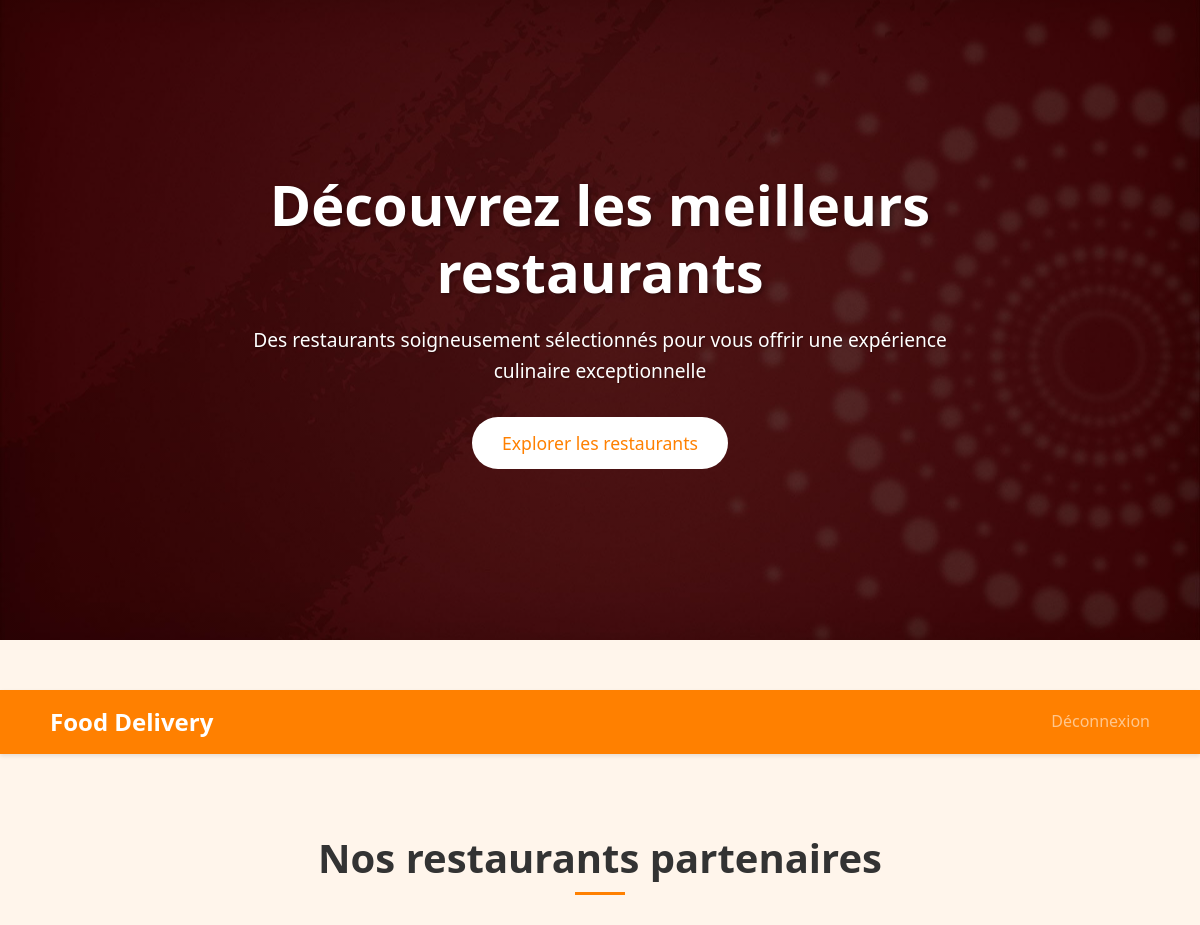
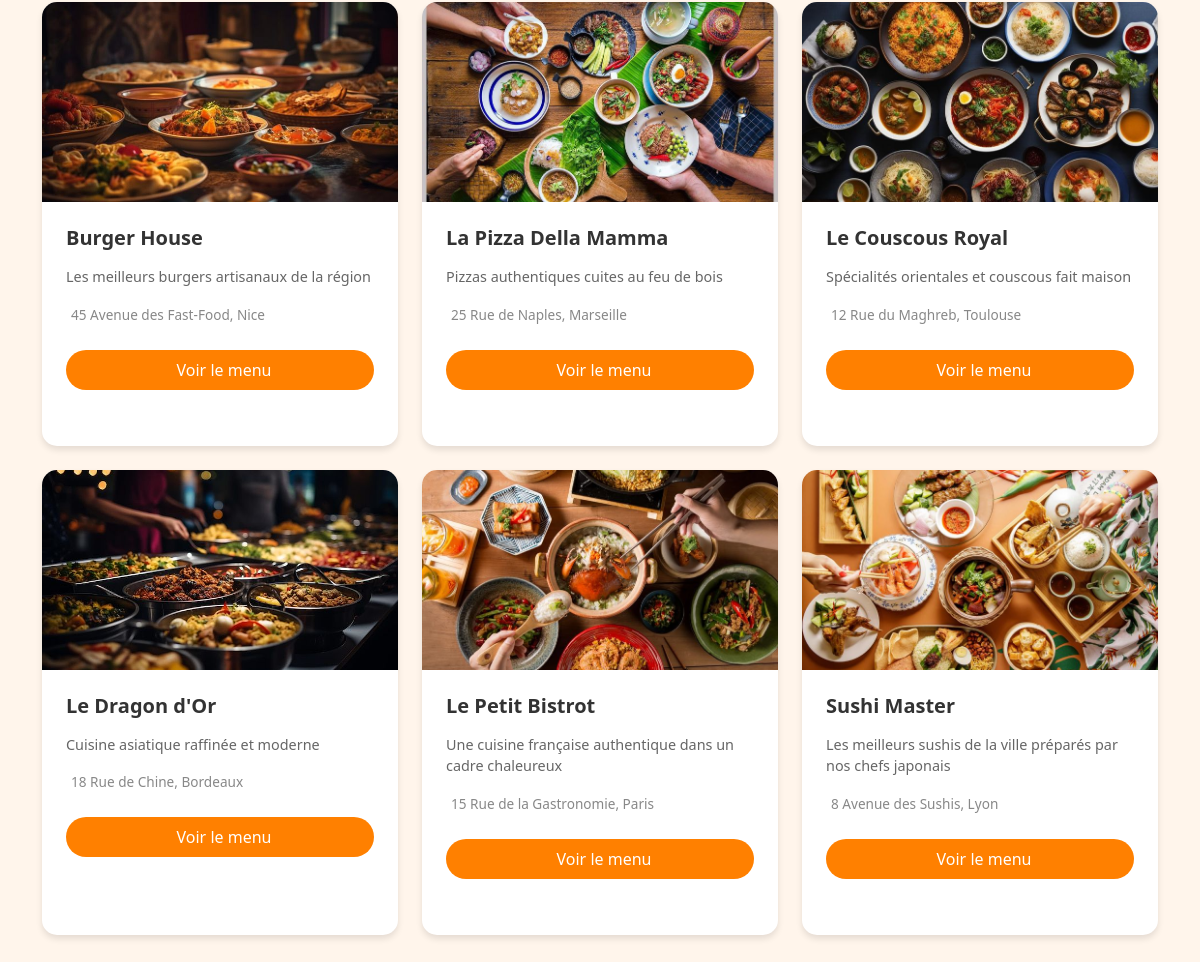
The page /restaurants.php (signed in) on the database its author committed (2 pictures, top to bottom).
### tables this page shows
CREATE TABLE IF NOT EXISTS restaurants (
    id INT PRIMARY KEY AUTO_INCREMENT,
    name VARCHAR(100) NOT NULL,
    address VARCHAR(255) NOT NULL,
    description TEXT,
    image VARCHAR(255) DEFAULT 'default.jpg',
    latitude DECIMAL(10, 8) NOT NULL,
    longitude DECIMAL(11, 8) NOT NULL,
    created_at TIMESTAMP DEFAULT CURRENT_TIMESTAMP
);

### restaurants.php (the view, shortened to what this page needs)
<?php
require_once 'config/database.php';
$stmt = $conn->query("SELECT * FROM restaurants ORDER BY name");
$restaurants = $stmt->fetchAll(PDO::FETCH_ASSOC);
?>
<!DOCTYPE html>
<html lang="fr">
<head>
    <link href="https://cdn.jsdelivr.net/npm/bootstrap@5.1.3/dist/css/bootstrap.min.css" rel="stylesheet">
    <link rel="stylesheet" href="css/style.css">
</head>
<body>
    <section class="hero-section">
        <div class="hero-content">
            <h1 class="hero-title">Découvrez les meilleurs restaurants</h1>
            <p class="hero-text">Des restaurants soigneusement sélectionnés pour vous offrir une expérience culinaire exceptionnelle</p>
            <a href="#restaurants" class="btn-light">Explorer les restaurants</a>
        </div>
    </section>
    <nav class="navbar navbar-expand-lg navbar-dark">
        <div class="container">
            <a class="navbar-brand" href="#">
                Food Delivery
            </a>
            <div class="collapse navbar-collapse" id="navbarNav">
                <ul class="navbar-nav ms-auto">
                    <li class="nav-item">
                        <a class="nav-link" href="logout.php">
                            Déconnexion
                        </a>
                    </li>
                </ul>
            </div>
        </div>
    </nav>
    <section id="restaurants" class="container py-5">
        <h1 class="page-title">Nos restaurants partenaires</h1>
        <div class="row g-4">
            <?php foreach ($restaurants as $restaurant): ?>
                <div class="col-md-6 col-lg-4">
                    <div class="card restaurant-card h-100">
                        <?php
                        $image_path = "img/restaurants/" . htmlspecialchars($restaurant['image']);
                        if (file_exists($image_path)):
                        ?>
                            <img src="<?php echo $image_path; ?>"
                                 class="card-img-top"
                                 alt="<?php echo htmlspecialchars($restaurant['name']); ?>">
                        <?php else: ?>
                            <div class="no-image-placeholder">
                                <i class="bi bi-shop"></i>
                            </div>
                        <?php endif; ?>
                        <div class="card-body">
                            <h5 class="card-title"><?php echo htmlspecialchars($restaurant['name']); ?></h5>
                            <p class="restaurant-description">
                                <?php echo htmlspecialchars($restaurant['description']); ?>
                            </p>
                            <p class="address">
                                <?php echo htmlspecialchars($restaurant['address']); ?>
                            </p>
                            <a href="restaurant_detail.php?id=<?php echo $restaurant['id']; ?>"
                               class="btn btn-primary w-100">
                                Voir le menu
                            </a>
                        </div>
                    </div>
                </div>
            <?php endforeach; ?>
        </div>
    </section>
</body>
</html>

### css/style.css (style rules this page uses)
:root { --primary-color: #ff8000; --secondary-color: #ff6b2b; }
body { font-family: 'Poppins', sans-serif; line-height: 1.6; margin: 0; padding: 0; }
.hero-section { background: linear-gradient(rgba(0, 0, 0, 0.5), rgba(0, 0, 0, 0.5)), url('../img/hero-bg.jpg'); background-size: cover; background-position: center; color: white; padding: 100px 0; margin-bottom: 50px; min-height: 80vh; display: flex; align-items: center; position: relative; }
.hero-content { max-width: 800px; margin: 0 auto; text-align: center; padding: 0 20px; }
.hero-title { font-size: 3.5rem; font-weight: 700; margin-bottom: 20px; text-shadow: 2px 2px 4px rgba(0, 0, 0, 0.3); }
.hero-text { font-size: 1.2rem; margin-bottom: 30px; text-shadow: 1px 1px 2px rgba(0, 0, 0, 0.3); }
.btn-light { display: inline-block; padding: 12px 30px; font-size: 1.1rem; text-decoration: none; color: var(--primary-color); background-color: white; border-radius: 30px; transition: all 0.3s ease; }
h1, h2, h3, h4, h5, h6 { margin: 0; font-weight: 600; }
.card { border: none; border-radius: 15px; overflow: hidden; transition: transform 0.3s ease; }
h1, h2, h3, h4, h5, h6 { font-weight: 600; }
.card { border-radius: 10px; overflow: hidden; }

### restaurants.php (style rules this page uses)
:root { --primary-color: #ff8000; --secondary-color: #ff6b2b; --accent-color: #ff8000; --text-color: #333; --light-bg: #fff5eb; }
body { background-color: var(--light-bg); font-family: 'Segoe UI', Tahoma, Geneva, Verdana, sans-serif; }
.navbar { background-color: var(--primary-color) !important; box-shadow: 0 2px 4px rgba(0,0,0,0.1); }
.navbar-brand { font-weight: bold; font-size: 1.5rem; }
.page-title { color: var(--text-color); font-weight: bold; margin: 2rem 0; text-align: center; position: relative; }
.page-title::after { content: ''; display: block; width: 50px; height: 3px; background-color: var(--primary-color); margin: 10px auto; }
.restaurant-card { transition: all 0.3s ease; border: none; border-radius: 15px; overflow: hidden; box-shadow: 0 4px 6px rgba(0,0,0,0.1); margin-bottom: 2rem; }
.card-img-top { height: 200px; object-fit: cover; transition: transform 0.3s ease; }
.card-body { padding: 1.5rem; }
.card-title { color: var(--text-color); font-weight: bold; margin-bottom: 1rem; }
.restaurant-description { color: #666; font-size: 0.9rem; margin-bottom: 1rem; line-height: 1.5; }
.address { font-size: 0.85rem; color: #888; margin-bottom: 1.5rem; }
.btn-primary { background-color: var(--primary-color); border: none; padding: 0.5rem 1.5rem; border-radius: 25px; font-weight: 500; transition: all 0.3s ease; }

### rows shown on the page
restaurants: image (picture), name "Burger House", description "Les meilleurs burgers artisanaux de la région", address "45 Avenue des Fast-Food, Nice"
restaurants: image (picture), name "La Pizza Della Mamma", description "Pizzas authentiques cuites au feu de bois", address "25 Rue de Naples, Marseille"
restaurants: image (picture), name "Le Couscous Royal", description "Spécialités orientales et couscous fait maison", address "12 Rue du Maghreb, Toulouse"
restaurants: image (picture), name "Le Dragon d'Or", description "Cuisine asiatique raffinée et moderne", address "18 Rue de Chine, Bordeaux"
restaurants: image (picture), name "Le Petit Bistrot", description "Une cuisine française authentique dans un cadre chaleureux", address "15 Rue de la Gastronomie, Paris"
restaurants: image (picture), name "Sushi Master", description "Les meilleurs sushis de la ville préparés par nos chefs japonais", address "8 Avenue des Sushis, Lyon"
